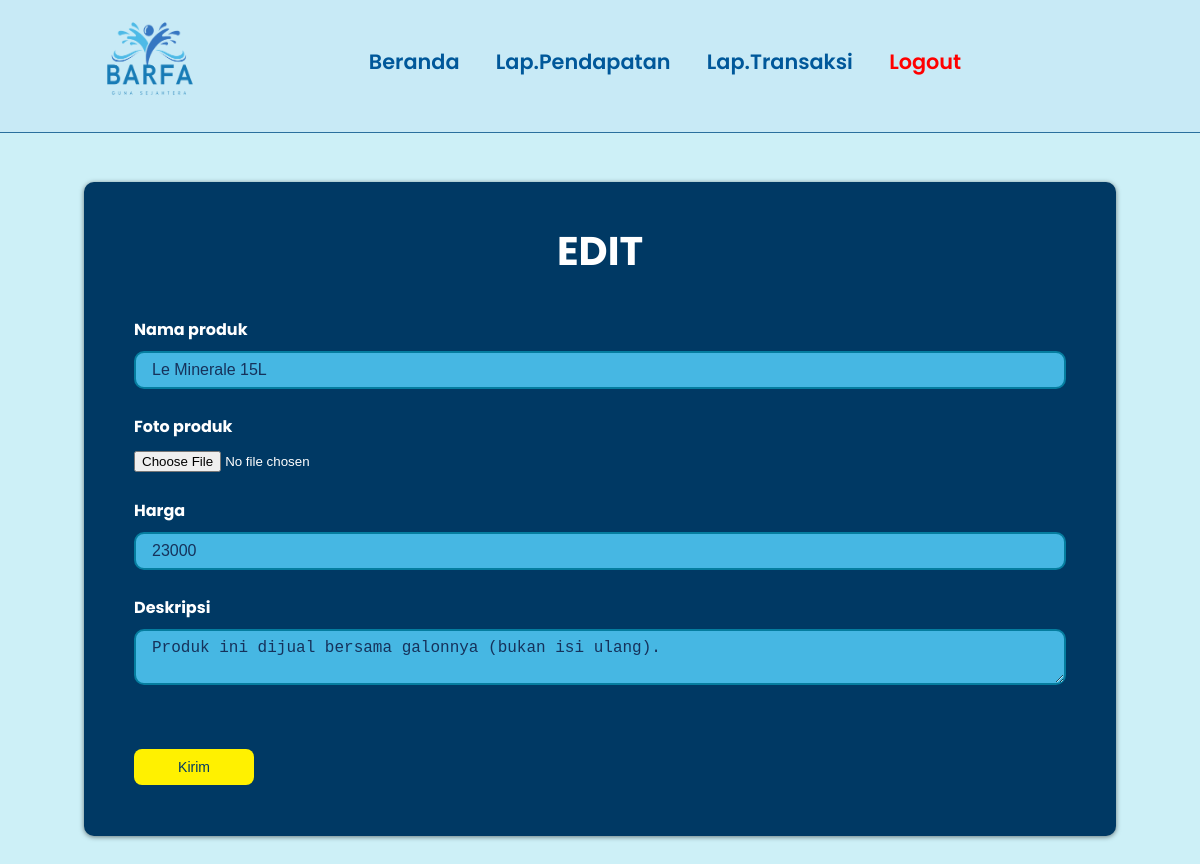
Page /admin/edit.php?id_produk=1 (signed in) on the committed database.
### tables this page shows
CREATE TABLE `product` (
  `id_produk` int(11) NOT NULL,
  `nama_produk` varchar(20) NOT NULL,
  `harga` float NOT NULL,
  `stok` float NOT NULL,
  `gambar` varchar(15) NOT NULL,
  `deskripsi` varchar(200) NOT NULL
);

### admin/edit.php (the view, shortened to what this page needs)
<?php
  include '../koneksi.php';
  $id_produk = $_GET['id_produk'];
  $query = mysqli_query($connect, "SELECT * FROM product WHERE id_produk=$id_produk");
  $data = mysqli_fetch_array($query);
?>
<!DOCTYPE html>
<html lang="en">
<head>
  <link rel="stylesheet" href="../css/style5.css">
</head>
<body>
  <nav class="navbar">
    <a class="navbar-brand" href="#">
        <img src="../img/logo_barfa.png" alt="logo" width="130" height="80" />
    </a>
    <div class="navbar-nav">
      <a href="produk.php">Beranda</a>
      <a href="pendapatan.php">Lap.Pendapatan</a>
      <a href="transaksi.php">Lap.Transaksi</a>
      <a href="logout.php" style="color: red;">Logout</a>
    </div>
  </nav>
  <section class="page-keranjang">
    <div class="container">
    <div class="container">
        <div class="breadcrumb">
        <h2 style="text-align: center; padding-top: 1.5rem; font-size: 2.5rem;">EDIT</h2>
            <div class="card-body">
                <form action="prosesedit.php" method="POST">
                    <label style="margin-top: 1rem"; for="nama_produk">Nama produk</label><br>
                    <input type="text" id="nama_produk" name="nama_produk" value= "<?php echo $data['nama_produk'] ?>"><br><br>
                    <label for="gambar">Foto produk</label><br>
                    <input type="file" id="gambar" name="gambar" value= "<?php echo $data['gambar'] ?>"><br><br>
                    <label for="harga">Harga</label><br>
                    <input type="text" id="harga" name="harga" value= "<?php echo $data['harga'] ?>"><br><br>
                    <label for="deskripsi">Deskripsi</label><br>
                    <textarea name="deskripsi"><?php echo $data['deskripsi'] ?></textarea><br><br>
                    <input type="submit" value="Kirim">
                </form>
            </div>
        </div>
    </div>
  </section>
</body>
</html>

### css/style5.css (style rules this page uses)
:root { --primary: #39BEF9; --bg: #cdf0f7; }
* { margin: 0; padding: 0; box-sizing: border-box; outline: none; border: none; text-decoration: none; }
html { scroll-behavior: smooth; }
body { font-family: 'Poppins', sans-serif; background-color: var(--bg); color: #fff; }
.navbar { display: flex; justify-content: space-between; align-items: center; padding: 1.4rem 7%; background-color: rgba(199, 233, 245, 0.8); border-bottom: 0.5px solid #2a709e; position: fixed; top: 0; left: 0; right: 0; z-index: 9999; }
.navbar .navbar-nav a { color: #00589A; display: inline-block; font-size: 1.3rem; font-weight: 510; margin: 0 1rem; }
.navbar .navbar-nav a::after { content: ''; display: block; padding-bottom: 0.5rem; border-bottom: 0.1rem solid var(--primary); transform: scaleX(0); transition: 0.2s linear; }
.page-keranjang { margin: 2rem 0; margin-top: 10rem; padding: 1.4rem 7%; }
.breadcrumb { padding: 15px 30px; margin-bottom: 20px; background-color: #003964; border-radius: 10px; box-shadow: 0 1px 5px rgba(0, 0, 0, .5); max-width: 100%; width: 100%; box-sizing: border-box; margin-left: auto; margin-right: auto; }
.card-body { color: #fff; padding: 20px; border-radius: 15px; color: white; max-width: 100%; overflow-wrap: break-word; box-sizing: border-box; }
label { display: block; font-weight: bold; margin-bottom: -1rem; }
input[type="text"], input[type="email"], input[type="no_hp"], input[type="alamat"], input[type="link"], textarea { width: 100%; padding: 0.5rem; border: 2px solid #057D9F; border-radius: 10px; background-color: #46b7e3; color: #16325B; font-size: 1rem; padding-left: 1rem; }
input[type="submit"] { background-color: #FFF100; color: #003964; border: none; cursor: pointer; margin-top: 2rem; padding: 10px 18px; border-radius: 8px; text-decoration: none; font-size: 14px; transition: background-color 0.3s ease; width: auto; min-width: 120px; margin-bottom: 1rem; }

### rows in the picture
product: nama_produk "Le Minerale 15L", harga "23000", deskripsi "Produk ini dijual bersama galonnya (bukan isi ulang)."
